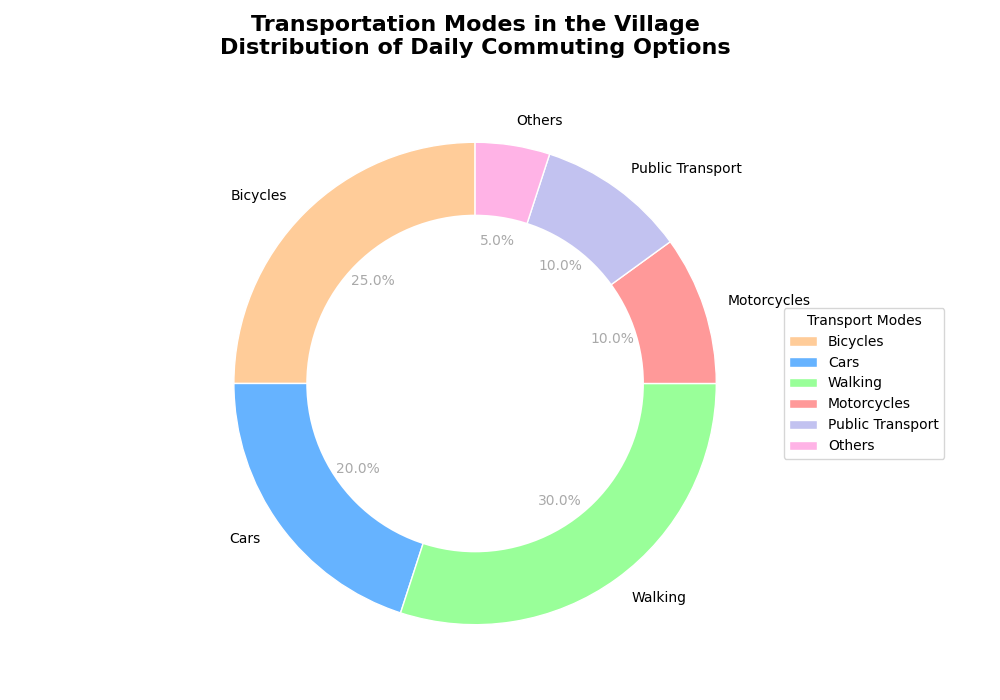

Here is the Python script that generated this plot:
import matplotlib.pyplot as plt

# ----- Backstory -----
# In a small village, people predominantly rely on different transportation modes for their daily commutes. This pie chart represents the distribution of different transportation modes in the village.

# Define the data
transport_modes = ["Bicycles", "Cars", "Walking", "Motorcycles", "Public Transport", "Others"]
percentages = [25, 20, 30, 10, 10, 5]

# Colors for the transport modes
colors = ['#ffcc99', '#66b3ff', '#99ff99', '#ff9999', '#c2c2f0', '#ffb3e6']

# Create pie chart
fig, ax = plt.subplots(figsize=(10, 7))

# Creating the pie chart
wedges, texts, autotexts = ax.pie(
    percentages,
    labels=transport_modes,
    autopct='%1.1f%%',
    startangle=90,
    colors=colors,
    wedgeprops=dict(edgecolor='w')
)

# Ensure each label and percentage is properly displayed
for text in texts:
    text.set_size(10)

for autotext in autotexts:
    autotext.set_size(10)
    autotext.set_color('darkgrey')

# Draw a circle at the center to turn it into a donut chart
centre_circle = plt.Circle((0, 0), 0.70, fc='white')
fig.gca().add_artist(centre_circle)

# Add title with line breaks for clarity
plt.title("Transportation Modes in the Village\nDistribution of Daily Commuting Options", fontsize=16, weight='bold', pad=20)

# Adding the legend with a title
ax.legend(wedges, transport_modes, title="Transport Modes", loc="center left", bbox_to_anchor=(1, 0, 0.5, 1))

# Adjust layout to prevent overlap
plt.tight_layout()

# Display the pie chart
plt.show()
